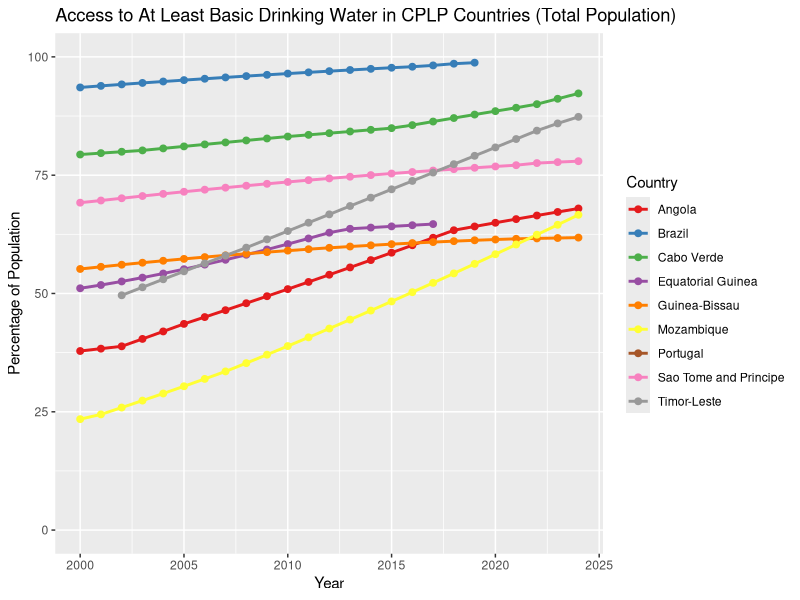

Recreate this plot in R.
## ---- chunk 1
library(tidyverse)
library(ggthemes)
library(here)
## ---- chunk 2
#| echo: false
water <- read_csv(here::here("data/processed/water_data_long.csv"))

# Inspect
glimpse(water)
## ---- chunk 3
water_access <- water |>
  filter(varname_short == "wat_bas") |> 
  mutate(percent = as.numeric(percent),
         percent = if_else(percent < 0 | percent > 100, NA_real_, percent))

water_access |>
  filter(residence == "Total") |>
  ggplot(aes(x = year, y = percent, color = country)) +
  geom_line(linewidth = 1) +
  geom_point(size = 2) +
  scale_y_continuous(limits = c(0, 100)) +
  scale_color_brewer(palette = "Set1") +
  labs(
    title = "Access to At Least Basic Drinking Water in CPLP Countries (Total Population)",
    x = "Year",
    y = "Percentage of Population",
    color = "Country"
  )
